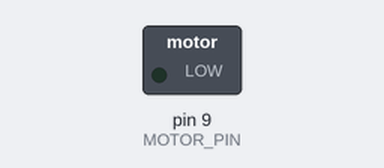
Bench run of a sketch on a simulated Arduino Uno, built with avr-gcc and run on an emulated ATmega328P. Parts: switched loads named in the sketch (green lamp = pin HIGH).

Above: at 0.05 s.
At 5.75 s:
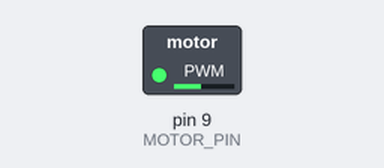
At 11.55 s:
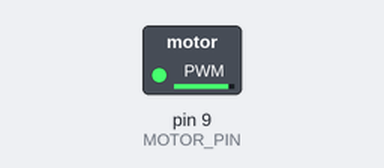
At 23.15 s:
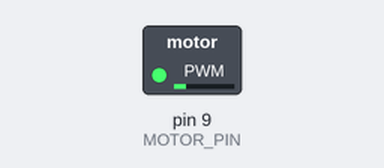
Timing chart, 0 to 33.3 s (numbered marks = the images above):
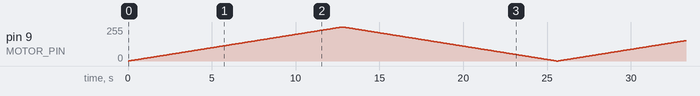

The sketch:

Sketch4-Motor.ino
```cpp
#define MOTOR_PIN 9

void setup()
{
    pinMode(MOTOR_PIN, OUTPUT);
}

void loop()
{
    for (int i = 0; i < 256; i++) {
        analogWrite(MOTOR_PIN, i);
        delay(50);
    }

    for (int i = 255; i >= 0; i--) {
        analogWrite(MOTOR_PIN, i);
        delay(50);
    }
}
```
